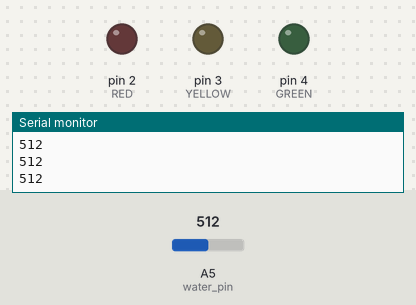
Simulated run of this sketch. Board: Arduino Uno, built with avr-gcc and run on an emulated ATmega328P. Parts: output pins drawn as LEDs (lit = HIGH), the last lines printed to the serial monitor. Inputs (shaded band) come from the test bench; at power-on: A5 (water_pin) = 512.

Above: at 1.2 s.
1.3 s: A5 (water_pin) set to 560
At 2.1 s:
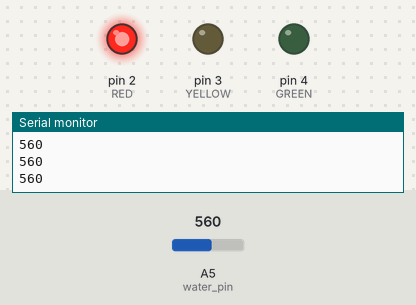
2.8 s: A5 (water_pin) set to 660
At 3.5 s:
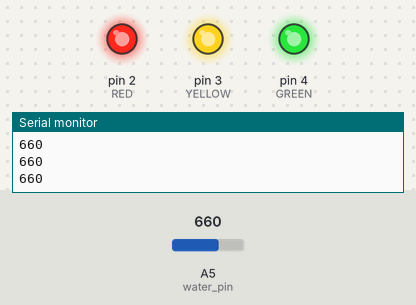
4.4 s: A5 (water_pin) set to 659
At 5.1 s:
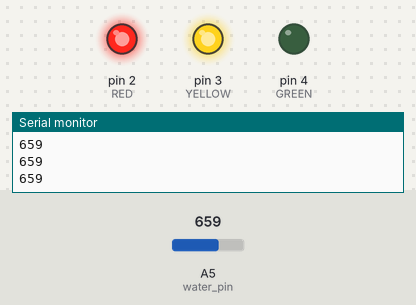
5.9 s: A5 (water_pin) set to 640
At 6.7 s:
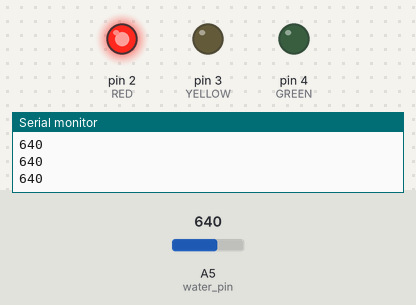
Timing chart, 0 to 8.4 s (numbered marks = the images above; inputs shaded):
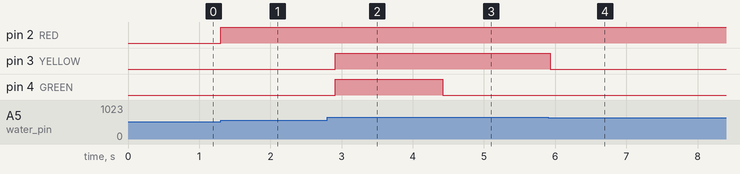

Measured:
- the behaviour switches between 660 and 659 on A5 (water_pin) (found by bisection; images 2 and 3)
- after the input at 1.3 s, pin 2 (RED): LOW → HIGH at once
- after the input at 2.8 s, pin 3 (YELLOW), pin 4 (GREEN): LOW → HIGH after 0.11 s
- after the input at 4.4 s, pin 4 (GREEN): HIGH → LOW at once
- after the input at 5.9 s, pin 3 (YELLOW): HIGH → LOW at once

The sketch:

WaterSensor.ino
```cpp
/*int resval = 0;
int respin = A5;

void setup() {
  Serial.begin(9600);
}

void loop() {
  resval = analogRead(respin);

  if(resval <= 100) Serial.println("Water Level : Empty");
  else if((resval > 100) && (resval <= 300)) Serial.println("Water Level : Low");
  else if((resval > 300) && (resval <= 330)) Serial.println("Water Level : Medium");
  else if(resval > 330) Serial.println("Water Level : High");
  delay(1000);
}*/

/*
#define WaterSensor A5

void setup() {
  Serial.begin(9600);
}

void loop() {
  int waterValue = analogRead(WaterSensor);
  Serial.println(waterValue);
  delay(100);
}*/

int water_pin = A5;
int RED = 2;
int YELLOW = 3;
int GREEN = 4;

void setup() {
  Serial.begin(9600);
  pinMode(water_pin, INPUT);
  pinMode(RED, OUTPUT);
  pinMode(YELLOW, OUTPUT);
  pinMode(GREEN, OUTPUT);
}

void loop() {
  Serial.println(analogRead(water_pin));
  delay(100);
  if (analogRead(A5) < 550){
    digitalWrite(RED, LOW);
    digitalWrite(YELLOW, LOW);
    digitalWrite(GREEN, LOW);
    delay(100);
  }
  else if(550 < analogRead(water_pin) && analogRead(water_pin) < 650){
    digitalWrite(RED, HIGH);
    digitalWrite(YELLOW, LOW);
    digitalWrite(GREEN, LOW);
    delay(100);
  }
  else if (650 < analogRead(water_pin) && analogRead(water_pin) < 660){
    digitalWrite(RED, HIGH);
    digitalWrite(YELLOW, HIGH);
    digitalWrite(GREEN, LOW);
  }
  else {
    digitalWrite(RED, HIGH);
    digitalWrite(YELLOW, HIGH);
    digitalWrite(GREEN, HIGH);
  }
}
```
